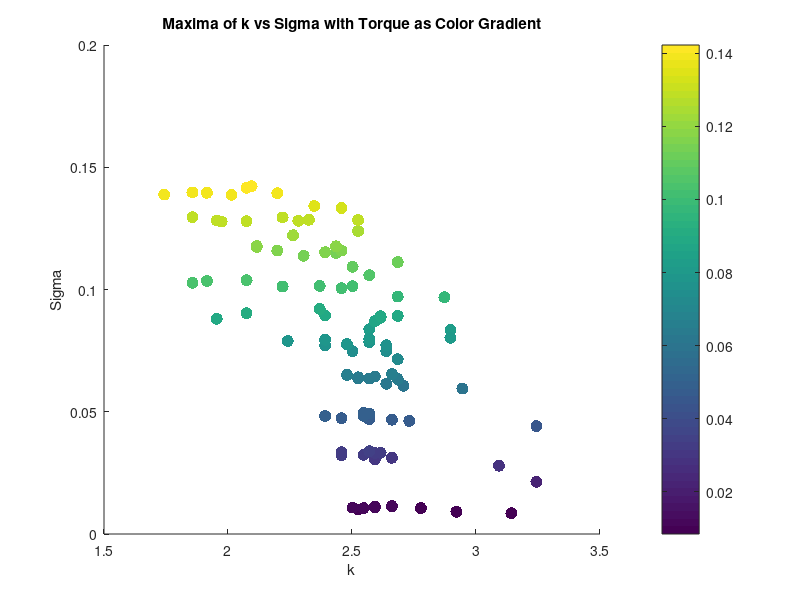

Recreate this plot in MATLAB. (Note: this script raises an error after producing the figure.)
clear all;
close all;


%% Torque Analysis
load('maxima_data.mat');
% take every 11th point and move them all to the end of the vector

move_idx = 1:11:length(torque_values);

%add the indices to the end of the vector
torque_values= [torque_values, torque_values(move_idx)];
torque_values(move_idx) = []; % Remove every 11th point

maxima_k = [maxima_k, maxima_k(move_idx)];
maxima_k(move_idx) = []; % Remove every 11th point
maxima_sigma = [maxima_sigma, maxima_sigma(move_idx)];
maxima_sigma(move_idx) = []; % Remove every 11th point
maxima_corr = [maxima_corr, maxima_corr(move_idx)];
maxima_corr(move_idx) = []; % Remove every 11th point
maxima_sigma = maxima_sigma.^2; % Square the sigma values for analysis
scatter(maxima_sigma,torque_values, 75, torque_values, 'filled');
xlabel('k');
ylabel('Sigma');
title('Maxima of k vs Sigma with Torque as Color Gradient');
%Lable the colorbar as Torque
cbar = colorbar;
cbar.Label.String = 'Torque';
cbar.Label.FontSize = 14;
cbar.FontSize = 14;
colormap(jet); % Use a colormap that is suitable for continuous data
caxis([min(torque_values) max(torque_values)]);

grid on;
% K means clustering of torque into 10 clusters, taking mean of each cluster k, sigma and corr too
% [cluster_idx, cluster_centers] = kmeans(torque_values', 10);
%instead of kmeans do every 10th point
% Create a vector of cluster indices


num_clusters = 10;
cluster_idx = zeros(size(torque_values));
for i = 1:num_clusters
    cluster_idx(i:num_clusters:end) = i; % Assign every 10th point to a cluster
end

% Take the mean of each cluster
torque_means = zeros(10, 1);
torque_stds = zeros(10, 1);
sigma_means = zeros(10, 1);
sigma_stds = zeros(10, 1);
k_means = zeros(10, 1);
corr_means = zeros(10, 1);
for i = 1:10
    torque_means(i) = mean(torque_values(cluster_idx == i));
    torque_stds(i) = std(torque_values(cluster_idx == i));
    sigma_means(i) = mean(maxima_sigma(cluster_idx == i));
    k_means(i) = mean(maxima_k(cluster_idx == i));
    corr_means(i) = mean(maxima_corr(cluster_idx == i));
    sigma_stds(i) = std(maxima_sigma(cluster_idx == i));
end


% % Plot the clusters
% figure;
% scatter(sigma_means, torque_means, 75, 'filled');
% xlabel('Sigma');
% ylabel('Torque');
% zlabel('Torque');
% title('Clustered Maxima of k vs Sigma with Torque as Color Gradient');
% grid on;
% disp(size(sigma_means));
% disp(size(torque_means));
% disp('Correlation between Torque and Sigma:');
% disp(corr(sigma_means,torque_means));

%Same Bar plot with torque means
figure;
[sorted_torque_means,idx_torque] = sort(torque_means);
bar(sorted_torque_means, 'FaceColor', [0.2 0.6 0.8], 'EdgeColor', 'k', 'LineWidth', 1.5);
hold on;
errorbar(sorted_torque_means, torque_stds(idx_torque), 'k.', 'LineWidth', 1.5);
xlabel('Torque Number');
ylabel('Mean Torque');
title('Mean Torque for Each Cluster with Error Bars');


%Plot means of sigma as bar plot with variance as error bars
figure;
sorted_sigma_means = 1./sigma_means(idx_torque);
sorted_sigma_stds = sigma_stds(idx_torque);
bar(sorted_sigma_means, 'FaceColor', [0.2 0.6 0.8], 'EdgeColor', 'k', 'LineWidth', 1.5);
% Set the x-ticks to the cluster indices
hold on;
errorbar(sorted_sigma_means,sorted_sigma_stds, 'k.', 'LineWidth', 1.5);
ylim([1.8 3.1]);

xlabel('Torque Number');
ylabel('Mean Sigma^2');



% Ensure data is sorted for polyfit
[sigma_sorted, sort_idx] = sort(sigma_means);
torque_sorted = torque_means(sort_idx);
%Display correlation between torque and sigma
disp('Correlation between Torque and Sigma:');
disp(corr(torque_sorted, sigma_sorted));
%Display correlation between torque and sigma^2
disp('Correlation between Torque and Sigma^2:');
disp(corr(torque_sorted, sigma_sorted.^2));
% Polyfit for sigma vs torque (order 1 and 2)
p1_sigma = polyfit(sigma_sorted, torque_sorted, 1);
p2_sigma = polyfit(sigma_sorted, torque_sorted, 2);
% Calculate zitted values and normalized MSE for sigma vs torque
fitted_torque_p1_sigma = polyval(p1_sigma, sigma_sorted);
fitted_torque_p2_sigma = polyval(p2_sigma, sigma_sorted);
mse_p1_sigma = mean((torque_sorted - fitted_torque_p1_sigma).^2);
mse_p2_sigma = mean((torque_sorted - fitted_torque_p2_sigma).^2);
nmse_p1_sigma = mse_p1_sigma / var(torque_sorted);
nmse_p2_sigma = mse_p2_sigma / var(torque_sorted);
% Display results for sigma vs torque
disp('Sigma vs Torque:');
disp(['Order 1 nMSE: ', num2str(nmse_p1_sigma)]);
disp(['Order 2 nMSE: ', num2str(nmse_p2_sigma)]);
% Plot for sigma vs torque with polynomial fits (second instance)
% figure;
% scatter(sigma_sorted, torque_sorted, 50, 'filled', 'DisplayName', 'Data');
% hold on;
% % plot(sigma_sorted, fitted_torque_p1_sigma, '-r', 'DisplayName', ...
% %     ['Order 1 Fit: y = ', num2str(p1_sigma(1)), 'x + ', num2str(p1_sigma(2)), ...
% %     ', nMSE = ', num2str(nmse_p1_sigma)]);
% % plot(sigma_sorted, fitted_torque_p2_sigma, '--g', 'DisplayName', ...
% %     ['Order 2 Fit: y = ', num2str(p2_sigma(1)), 'x^2 + ', num2str(p2_sigma(2)), ...
% %     'x + ', num2str(p2_sigma(3)), ', nMSE = ', num2str(nmse_p2_sigma)]);
% xlabel('Sigma');
% ylabel('Torque');
% title('Sigma vs Torque with Polynomial Fits');
% grid on;



%% Diameter Analysis
% Saved as diameter_value, k_values(max_k_idx), sigma_values(max_sigma_idx), max_val
load('maxima_data_Diam.mat');
figure;
load('maxima_data.mat');
scatter(maxima_matrix(:, 2), maxima_matrix(:, 3), 75, maxima_matrix(:, 1), 'filled');
xlabel('k');
ylabel('Sigma');
title('Characteristic K and Sigma for all Diameters');
%Lable the colorbar as Torque
cbar = colorbar;
cbar.Label.String = 'Diameter';
cbar.Label.FontSize = 14;
cbar.FontSize = 14;
colormap(jet); % Use a colormap that is suitable for continuous data
caxis([min(maxima_matrix(:,1)) max(maxima_matrix(:, 1))]);
grid on;


% K vs d
% Ensure data is sorted for polyfit
[k_sorted, sort_idx] = sort(maxima_matrix(:, 2));
d_sorted = maxima_matrix(sort_idx, 1);
% Display correlation between d and k
disp('Correlation between Diameter and k:');
disp(corr(d_sorted, k_sorted));

%plot for k vs diam with polynomial fits
figure;
scatter(k_sorted, d_sorted, 50, 'filled', 'DisplayName', 'Data');
grid on;
hold on;
p1_k = polyfit(k_sorted, d_sorted, 1);
fitted_d_p1_k = polyval(p1_k, k_sorted);
mse_p1_k = mean((d_sorted - fitted_d_p1_k).^2);
nmse_p1_k = mse_p1_k / var(d_sorted);
disp('Diameter vs k:');
disp(['Order 1 nMSE: ', num2str(nmse_p1_k)]);
% plot(k_sorted, fitted_d_p1_k, '-r', 'DisplayName', ...
%     ['Order 1 Fit: y = ', num2str(p1_k(1)), 'x + ', num2str(p1_k(2)), ...
%     ', nMSE = ', num2str(nmse_p1_k)]);
xlabel('k');
ylabel('Diameter');
title('k vs Diameter with Polynomial Fits');


% Compute mean and std of sigma for each unique diameter
unique_diameters = unique(maxima_matrix(:, 1));
sigma_means_diameter = zeros(size(unique_diameters));
sigma_stds_diameter = zeros(size(unique_diameters));

for i = 1:length(unique_diameters)
    sigma_values_for_diameter = maxima_matrix(maxima_matrix(:, 1) == unique_diameters(i), 3);
    sigma_means_diameter(i) = mean(sigma_values_for_diameter);
    sigma_stds_diameter(i) = std(sigma_values_for_diameter);
    torque_values_for_diameter = maxima_matrix(maxima_matrix(:, 1) == unique_diameters(i), 4);
    mean_torque_for_diameter(i) = mean(torque_values_for_diameter);
    std_torque_for_diameter(i) = std(torque_values_for_diameter);
    k_values_for_diameter = maxima_matrix(maxima_matrix(:, 1) == unique_diameters(i), 2);
    mean_k_for_diameter(i) = mean(k_values_for_diameter);
    std_k_for_diameter(i) = std(k_values_for_diameter);
end

%Scatter of mean k vs mean diameter
figure;
scatter(mean_k_for_diameter, unique_diameters, 75, 'filled', 'DisplayName', 'Data');
xlabel('Mean k');
ylabel('Mean Diameter');
title('Mean k vs Mean Diameter');
grid on;
hold on;


% Bar plot of mean sigma with error bars for each diameter
figure;
bar(unique_diameters, sigma_means_diameter.^2, 'FaceColor', [0.2 0.6 0.8], 'EdgeColor', 'k', 'LineWidth', 1.5);
hold on;
errorbar(unique_diameters, sigma_means_diameter.^2, sigma_stds_diameter, 'k.', 'LineWidth', 1.5);
xlabel('Diameter');
ylabel('Mean Sigma');
title('Mean Sigma for Each Diameter with Error Bars');
grid on;

figure;
% Bar plot of mean torque with error bars for each diameter
bar(unique_diameters, mean_torque_for_diameter, 'FaceColor', [0.2 0.6 0.8], 'EdgeColor', 'k', 'LineWidth', 1.5);
hold on;
errorbar(unique_diameters, mean_torque_for_diameter, std_torque_for_diameter, 'k.', 'LineWidth', 1.5);
xlabel('Diameter'); 
ylabel('Mean Torque');
title('Mean Torque for Each Diameter with Error Bars');
grid on;
